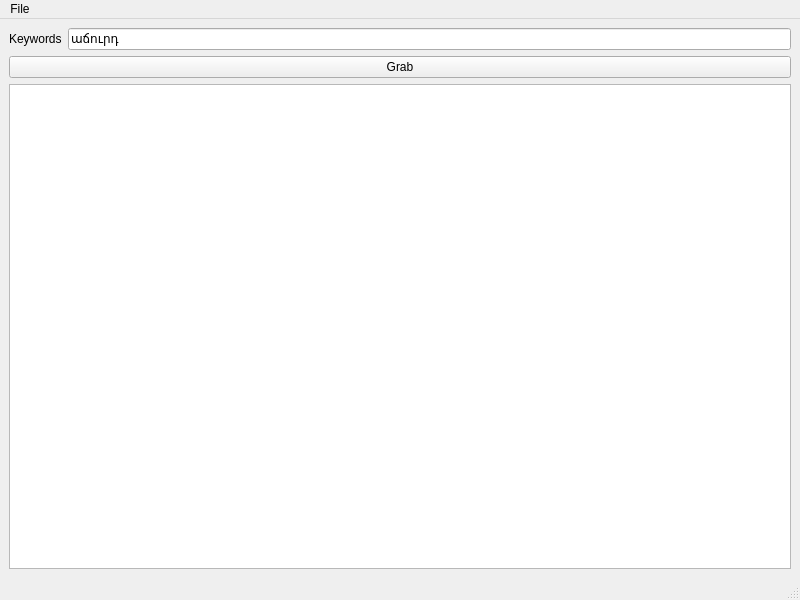
<?xml version="1.0" encoding="UTF-8"?>
<ui version="4.0">
 <class>MainWindow</class>
 <widget class="QMainWindow" name="MainWindow">
  <property name="geometry">
   <rect>
    <x>0</x>
    <y>0</y>
    <width>800</width>
    <height>600</height>
   </rect>
  </property>
  <property name="windowTitle">
   <string>MainWindow</string>
  </property>
  <widget class="QWidget" name="centralwidget">
   <layout class="QGridLayout" name="gridLayout">
    <item row="2" column="0" colspan="2">
     <widget class="QTextBrowser" name="logs"/>
    </item>
    <item row="0" column="0">
     <widget class="QLabel" name="labelKeywords">
      <property name="toolTip">
       <string>separated by space</string>
      </property>
      <property name="text">
       <string>Keywords</string>
      </property>
     </widget>
    </item>
    <item row="0" column="1">
     <widget class="QLineEdit" name="keywords">
      <property name="text">
       <string>աճուրդ</string>
      </property>
     </widget>
    </item>
    <item row="1" column="0" colspan="2">
     <widget class="QPushButton" name="grabNews">
      <property name="text">
       <string>Grab</string>
      </property>
      <property name="shortcut">
       <string>Ctrl+G</string>
      </property>
     </widget>
    </item>
   </layout>
  </widget>
  <widget class="QMenuBar" name="menubar">
   <property name="geometry">
    <rect>
     <x>0</x>
     <y>0</y>
     <width>800</width>
     <height>22</height>
    </rect>
   </property>
   <widget class="QMenu" name="menuFile">
    <property name="title">
     <string>File</string>
    </property>
    <addaction name="actionQuit"/>
   </widget>
   <addaction name="menuFile"/>
  </widget>
  <widget class="QStatusBar" name="statusbar"/>
  <action name="actionQuit">
   <property name="text">
    <string>&amp;Quit</string>
   </property>
   <property name="shortcut">
    <string>Ctrl+Q</string>
   </property>
  </action>
 </widget>
 <resources/>
 <connections/>
</ui>
